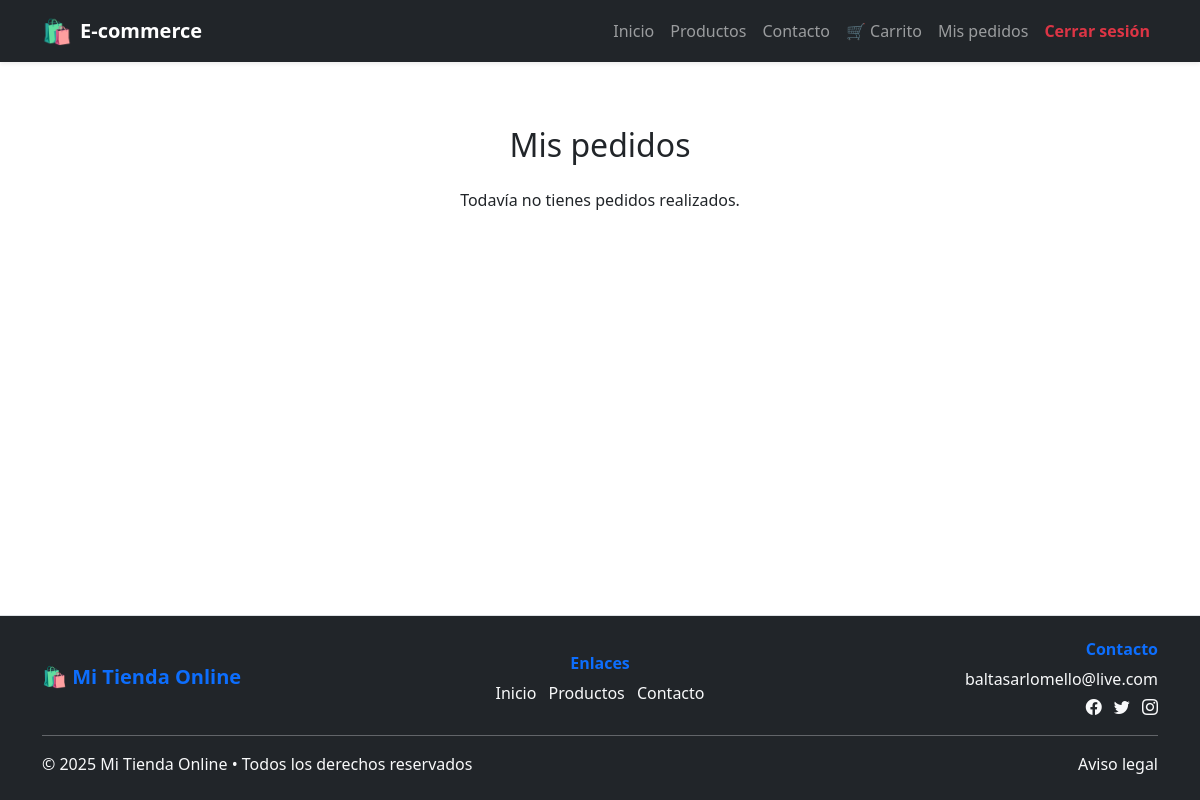
The page /my_orders/ (signed in) on the database as committed earlier.
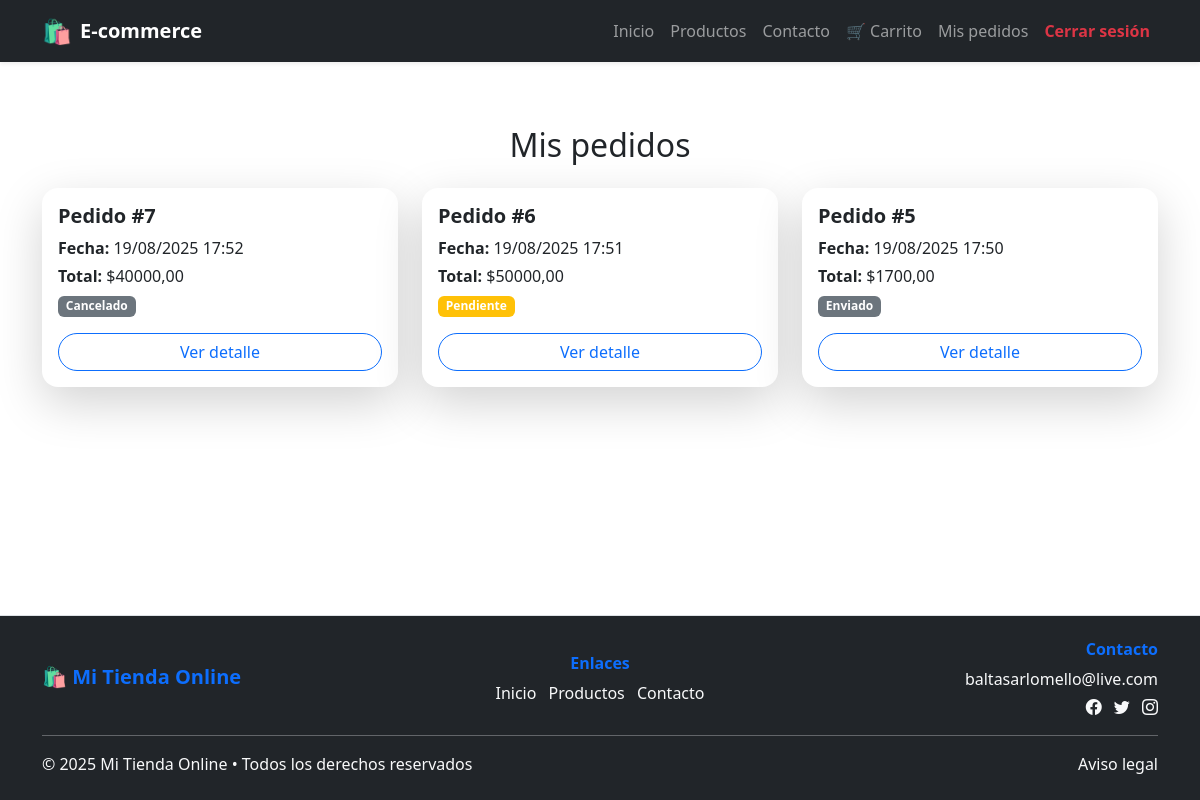
The same page on the database as committed later.
### shop/models.py (models this page shows, shortened)
class Order(models.Model): # Orden de compra hecha por un usuario
    ESTADOS = [
        ('pendiente', 'Pendiente'),
        ('enviado', 'Enviado'),
        ('cancelado', 'Cancelado'),
    ]
    usuario = models.ForeignKey(settings.AUTH_USER_MODEL, on_delete=models.CASCADE, related_name='pedidos')
    fecha = models.DateTimeField(auto_now_add=True)
    estado = models.CharField(max_length=20, choices=ESTADOS, default='pendiente')
    total = models.DecimalField(max_digits=10, decimal_places=2, default=0)

### shop/views.py (the view)
# urls.py: path("my_orders/", OrderListView.as_view(), name="order_list"),
@method_decorator(login_required, name='dispatch')
class OrderListView(ListView):
    model = Order
    template_name = "../templates/shop/order_list.html"
    context_object_name = "orders"
    def get_queryset(self):
        return Order.objects.filter(usuario=self.request.user).order_by("-fecha")

### proyecto_tienda_online/templates/shop/order_list.html (shortened to what this page needs)
{% extends "general/layout.html" %}
{% load static %}
{% block page_content %}
<div class="container py-5">
    <h2 class="text-center mb-4">Mis pedidos</h2>
    {% if orders %}
    <div class="row g-4">
        {% for order in orders %}
        <div class="col-md-6 col-lg-4">
            <div class="card h-100 shadow-lg rounded-4 border-0 hover-scale">
                <div class="card-body d-flex flex-column">
                    <h5 class="card-title fw-bold">Pedido #{{ order.id }}</h5>
                    <p class="card-text mb-1"><strong>Fecha:</strong> {{ order.fecha|date:"d/m/Y H:i" }}</p>
                    <p class="card-text mb-1"><strong>Total:</strong> ${{ order.total|floatformat:2 }}</p>
                    <p class="card-text mb-3">
                        <span class="badge
                            {% if order.estado == 'pendiente' %}bg-warning
                            {% elif order.estado == 'pagado' %}bg-success
                            {% else %}bg-secondary{% endif %}">
                            {{ order.estado|title }}
                        </span>
                    </p>
                    <a href="{% url 'order_detail' order.id %}" class="btn btn-outline-primary mt-auto rounded-pill">
                        Ver detalle
                    </a>
                </div>
            </div>
        </div>
        {% endfor %}
    </div>
    {% else %}
    <p class="text-center">Todavía no tienes pedidos realizados.</p>
    {% endif %}
</div>
{% endblock %}

Rows that differ between the two databases and show on the page:
added Order: id "7", fecha "19/08/2025 17:52", total "40000,00", estado "Cancelado"
added Order: id "6", fecha "19/08/2025 17:51", total "50000,00", estado "Pendiente"
added Order: id "5", fecha "19/08/2025 17:50", total "1700,00", estado "Enviado"
Other text that changed with them:
text no longer shown: "Todavía no tienes pedidos realizados."
